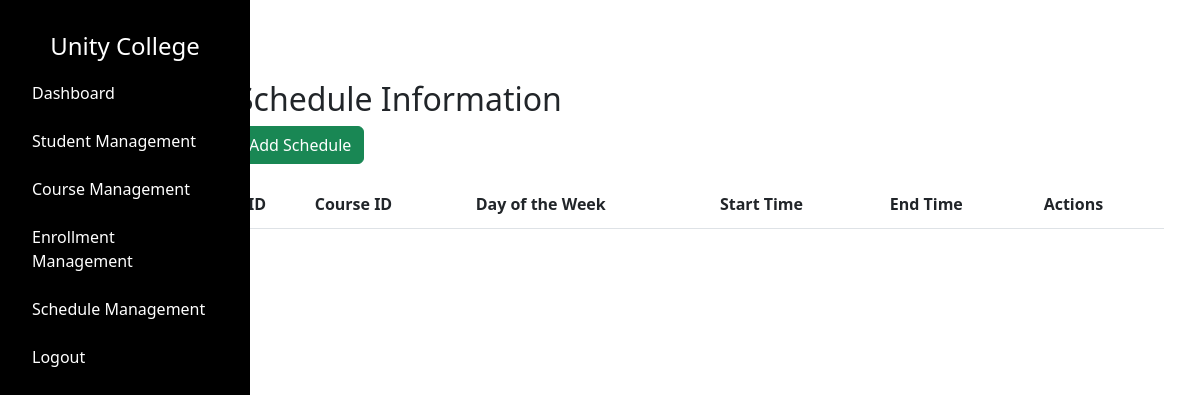
Page /admin/schedules (signed in) on the earlier database version.
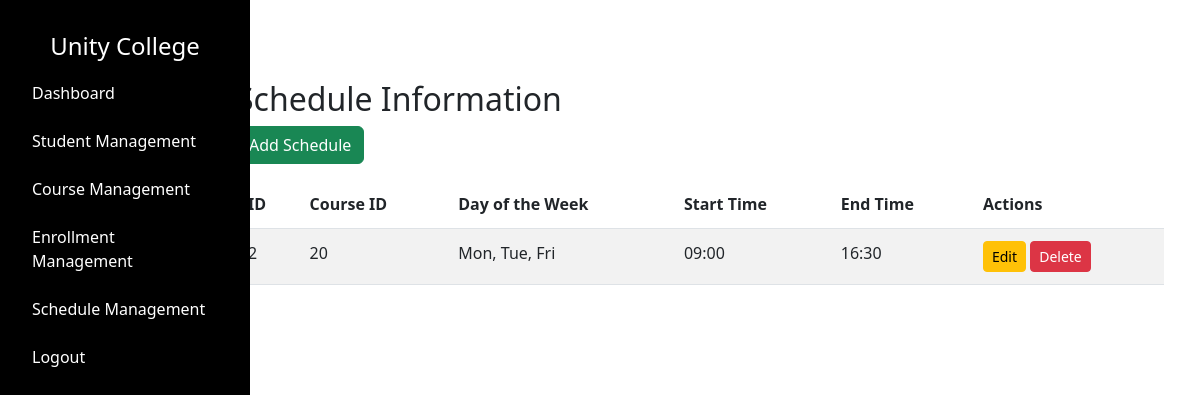
Same page on the later database version.
### tables this page shows
CREATE TABLE "schedule" (
    "id" INTEGER PRIMARY KEY AUTOINCREMENT,
    "course_id" INTEGER NOT NULL,
    "day_of_week" TEXT NOT NULL,
    "start_time" TEXT NOT NULL,
    "end_time" TEXT NOT NULL,
    FOREIGN KEY("course_id") REFERENCES "course"("id") ON DELETE CASCADE
);

### app.py (the view)
@app.route("/admin/schedules", methods=["GET"])
def admin_view_schedules():
    if 'username' not in session or session.get('user_type') != 'admin':
        return redirect(url_for('admin_login'))
    username = session.get('username')
    schedules = query_db("SELECT * FROM schedule")
    schedules_list = []
    for schedule in schedules:
        schedule_dict = {
            "id": schedule[0],
            "course_id": schedule[1],
            "day_of_week": schedule[2],
            "start_time": schedule[3],
            "end_time": schedule[4]
        }
        schedules_list.append(schedule_dict)
    return render_template("admin/schedules.html", schedules=schedules_list, username=username)

### dbcontroller.py (called while the page is built)
def get_db_connection():
    return sqlite3.connect(DATABASE)

def query_db(query, args=(), one=False):
    con = get_db_connection()
    with closing(con.cursor()) as cur:
        cur.execute(query, args)
        rv = cur.fetchall()
        if one:
            return rv[0] if rv else None
        return rv

### templates/admin/schedules.html (shortened to what this page needs)
{% extends "/admin/layout.html" %} {% block content %}
<link href="/static/css/admin/schedulemgmt.css" rel="stylesheet" />
<div class="container mt-5">
  <h2>Schedule Information</h2>
  <a href="{{ url_for('add_schedule') }}" class="btn btn-success mb-3"
    >Add Schedule</a
  >
  <div class="table-responsive">
    <table class="table table-striped">
      <thead>
        <tr>
          <th>ID</th>
          <th>Course ID</th>
          <th>Day of the Week</th>
          <th>Start Time</th>
          <th>End Time</th>
          <th>Actions</th>
        </tr>
      </thead>
      <tbody>
        {% for schedule in schedules %}
        <tr>
          <td>{{ schedule['id'] }}</td>
          <td>{{ schedule['course_id'] }}</td>
          <td>{{ schedule['day_of_week'] }}</td>
          <td>{{ schedule['start_time'] }}</td>
          <td>{{ schedule['end_time'] }}</td>
          <td>
            <a
              href="{{ url_for('edit_schedule', schedule_id=schedule['id']) }}"
              class="btn btn-warning btn-sm"
              >Edit</a
            >
            <form
              action="{{ url_for('delete_schedule', id=schedule['id']) }}"
              method="post"
              style="display: inline"
            >
              <button
                type="submit"
                class="btn btn-danger btn-sm"
                onclick="return confirm('Are you sure you want to delete this schedule?')"
              >
                Delete
              </button>
            </form>
          </td>
        </tr>
        {% endfor %}
      </tbody>
    </table>
  </div>
</div>
{% endblock %}

Differences in the rows shown:
added schedule: id "2", course_id "20", day_of_week "Mon, Tue, Fri", start_time "09:00", end_time "16:30"
